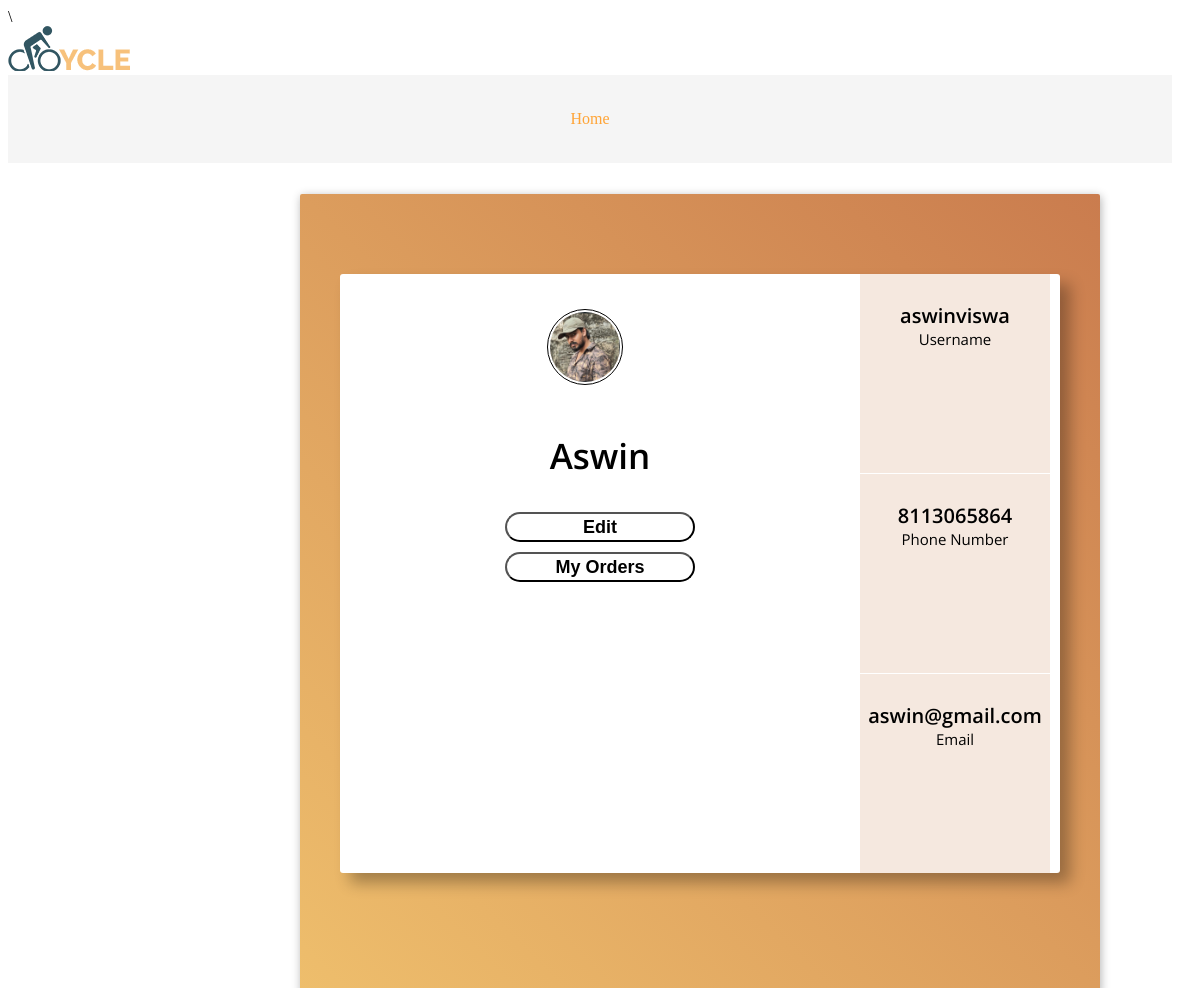
Screenshot of /userprofile/ (signed in) with the database file from the repository.
### e_commerce_app/models.py (models this page shows, shortened)
class user_register_model(models.Model):
    uname=models.CharField(max_length=30)
    uusername=models.CharField(max_length=30)
    uemail=models.EmailField()
    uphone=models.IntegerField()
    proimage=models.FileField(upload_to='e_commerce_app/static')
    upassword=models.CharField(max_length=30)

### e_commerce_app/views.py (the view)
# urls.py: path('userprofile/',user_profile),
def user_profile(request):
    id2=request.session['u_id']
    a=user_register_model.objects.get(id=id2)
    img=str(a.proimage).split('/')[-1]
    return render(request,'user_profile.html',{'data':a,'img':img})

### e_commerce_app/templates/user_profile.html (shortened to what this page needs)
<!DOCTYPE html>
<html>\
    {% load static%}
    <head>
    </head>
    <body>
        <header class="header">
            <img src="/static/images/logo.png">
            <nav class="nav-items">
             <a href="http://127.0.0.1:8000/userindex_all/">Home</a>
            </nav>
          </header>
        <div class="frame">
            <div class="center">
                  <div class="profile">
                      <div class="image">
                          <div class="circle-1"></div>
                          <img src="/static/{{img}}" width="70" height="70" alt="Jessica Potter">
                      </div>
                      <div class="name">{{data.uname}}</div>
                      <div class="actions">
                          <button class="btn">Edit</button>
                          <button class="btn">My Orders</button>
                      </div>
                  </div>
                  <div class="stats">
                      <div class="box">
                          <span class="value">{{data.uusername}}</span>
                          <span class="parameter">Username</span>
                      </div>
                      <div class="box">
                          <span class="value">{{data.uphone}}</span>
                          <span class="parameter">Phone Number</span>
                      </div>
					  <div class="box">
						<span class="value">{{data.uemail}}</span>
						<span class="parameter">Email</span>
					</div>
                  </div>
            </div>
          </div>
    </body>
</html>

### rows the page displays
user_register_model: uname "Aswin", uusername "aswinviswa", uphone "8113065864", uemail "aswin@gmail.com"
